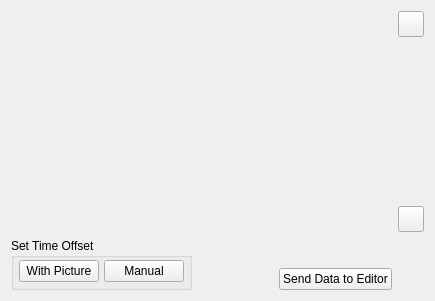
<ui version="4.0" >
 <class>EgtGpsDisplayWidgetBase</class>
 <widget class="QWidget" name="EgtGpsDisplayWidgetBase" >
  <property name="geometry" >
   <rect>
    <x>0</x>
    <y>0</y>
    <width>431</width>
    <height>300</height>
   </rect>
  </property>
  <property name="windowTitle" >
   <string>GPS Reader</string>
  </property>
  <layout class="QGridLayout" name="gridLayout" >
   <item rowspan="3" row="0" column="0" colspan="3" >
    <widget class="QWidget" native="1" name="widgetTable" >
     <property name="sizePolicy" >
      <sizepolicy vsizetype="Expanding" hsizetype="Expanding" >
       <horstretch>0</horstretch>
       <verstretch>0</verstretch>
      </sizepolicy>
     </property>
     <property name="minimumSize" >
      <size>
       <width>381</width>
       <height>221</height>
      </size>
     </property>
    </widget>
   </item>
   <item row="0" column="3" >
    <widget class="QPushButton" name="pbtnOpenFile" >
     <property name="minimumSize" >
      <size>
       <width>26</width>
       <height>26</height>
      </size>
     </property>
     <property name="maximumSize" >
      <size>
       <width>26</width>
       <height>26</height>
      </size>
     </property>
     <property name="focusPolicy" >
      <enum>Qt::ClickFocus</enum>
     </property>
     <property name="toolTip" >
      <string>Open File</string>
     </property>
     <property name="text" >
      <string/>
     </property>
     <property name="icon" >
      <iconset resource="../../app/app.qrc" >
       <normaloff>:/icons/document-open.svg</normaloff>:/icons/document-open.svg</iconset>
     </property>
     <property name="iconSize" >
      <size>
       <width>20</width>
       <height>20</height>
      </size>
     </property>
    </widget>
   </item>
   <item row="1" column="3" >
    <spacer name="verticalSpacer" >
     <property name="orientation" >
      <enum>Qt::Vertical</enum>
     </property>
     <property name="sizeHint" stdset="0" >
      <size>
       <width>20</width>
       <height>154</height>
      </size>
     </property>
    </spacer>
   </item>
   <item row="2" column="3" >
    <widget class="QPushButton" name="pbtnDeleteRow" >
     <property name="minimumSize" >
      <size>
       <width>26</width>
       <height>26</height>
      </size>
     </property>
     <property name="maximumSize" >
      <size>
       <width>26</width>
       <height>26</height>
      </size>
     </property>
     <property name="focusPolicy" >
      <enum>Qt::ClickFocus</enum>
     </property>
     <property name="toolTip" >
      <string comment="Delete Row" >Delete Row</string>
     </property>
     <property name="text" >
      <string/>
     </property>
     <property name="icon" >
      <iconset resource="../../app/app.qrc" >
       <normaloff>:/icons/process-stop.svg</normaloff>:/icons/process-stop.svg</iconset>
     </property>
     <property name="iconSize" >
      <size>
       <width>20</width>
       <height>20</height>
      </size>
     </property>
    </widget>
   </item>
   <item rowspan="2" row="3" column="0" >
    <widget class="QGroupBox" name="gbTimeOffset" >
     <property name="maximumSize" >
      <size>
       <width>1000</width>
       <height>1000</height>
      </size>
     </property>
     <property name="title" >
      <string>Set Time Offset</string>
     </property>
     <layout class="QHBoxLayout" name="horizontalLayout" >
      <property name="spacing" >
       <number>5</number>
      </property>
      <property name="leftMargin" >
       <number>5</number>
      </property>
      <property name="topMargin" >
       <number>2</number>
      </property>
      <property name="rightMargin" >
       <number>5</number>
      </property>
      <property name="bottomMargin" >
       <number>5</number>
      </property>
      <item>
       <widget class="QPushButton" name="pbtnOffsetPic" >
        <property name="text" >
         <string>With Picture</string>
        </property>
       </widget>
      </item>
      <item>
       <widget class="QPushButton" name="pbtnOffsetManual" >
        <property name="text" >
         <string>Manual</string>
        </property>
       </widget>
      </item>
     </layout>
    </widget>
   </item>
   <item rowspan="2" row="3" column="3" >
    <spacer name="verticalSpacer_2" >
     <property name="orientation" >
      <enum>Qt::Vertical</enum>
     </property>
     <property name="sizeHint" stdset="0" >
      <size>
       <width>23</width>
       <height>52</height>
      </size>
     </property>
    </spacer>
   </item>
   <item row="4" column="1" >
    <spacer name="horizontalSpacer" >
     <property name="orientation" >
      <enum>Qt::Horizontal</enum>
     </property>
     <property name="sizeHint" stdset="0" >
      <size>
       <width>59</width>
       <height>20</height>
      </size>
     </property>
    </spacer>
   </item>
   <item row="4" column="2" >
    <widget class="QPushButton" name="pbtnSendCoordinates" >
     <property name="text" >
      <string>Send Data to Editor</string>
     </property>
    </widget>
   </item>
  </layout>
 </widget>
 <resources>
  <include location="../../app/app.qrc" />
 </resources>
 <connections/>
</ui>
